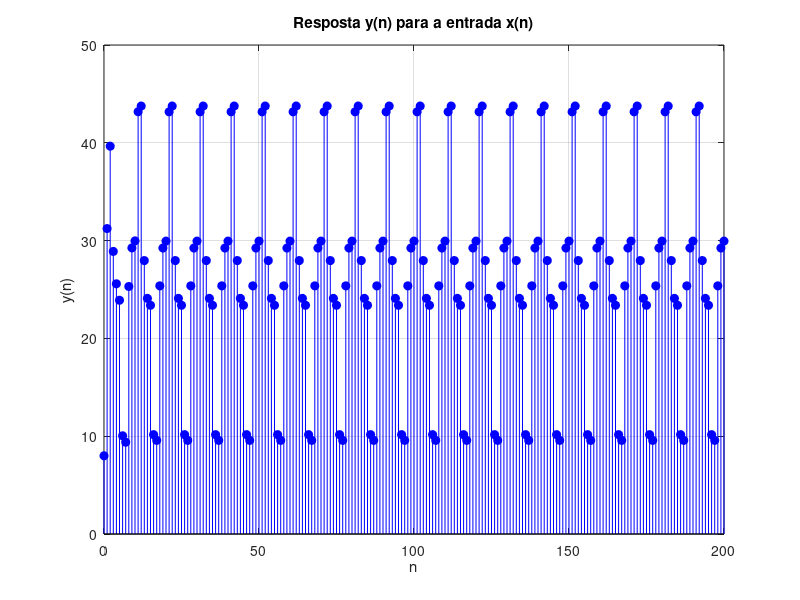

The MATLAB script that drew this image:
% Item c) - Resposta à entrada x(n)
n = 0:200; % Índices
x = 5 + 3*cos(0.2*pi*n) + 4*sin(0.6*pi*n); % Entrada x(n)

% Coeficientes (mesmos do item a)
b = [1, 2, 0, 1];
a = [1, -0.5, 0.25];

% Calcular a resposta y(n)
y = filter(b, a, x);

% Plotar
figure;
stem(n, y, 'b', 'filled');
title('Resposta y(n) para a entrada x(n)');
xlabel('n'); ylabel('y(n)');
grid on;
